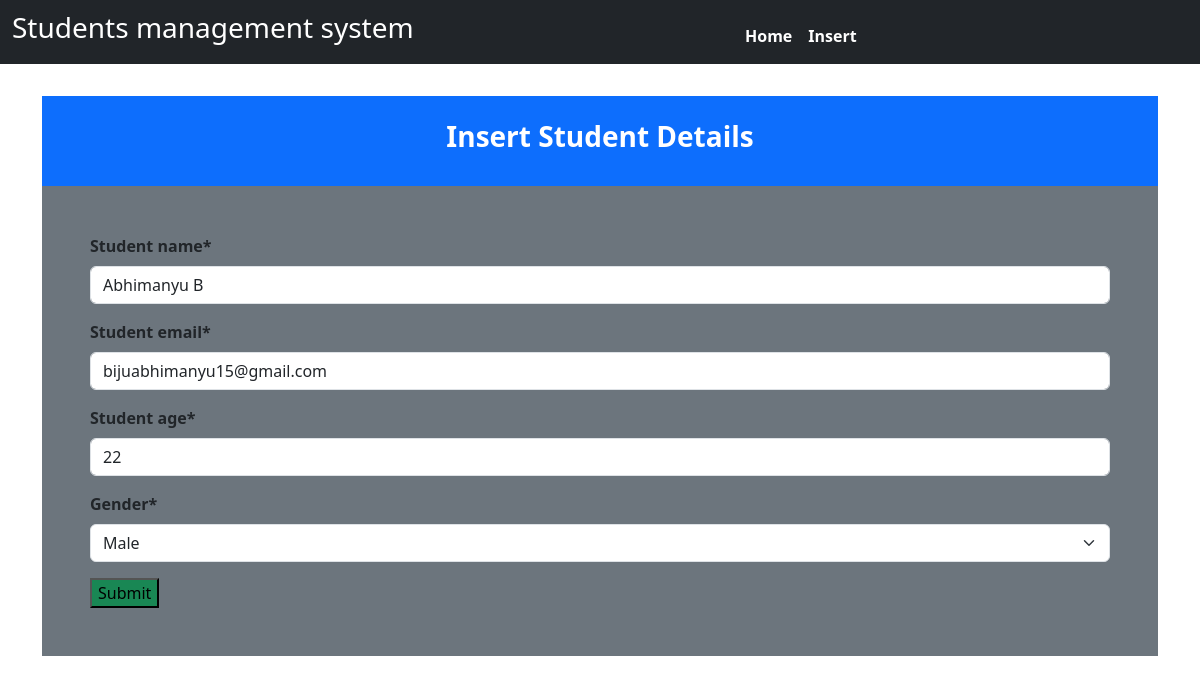
Screenshot of /edit/22 with the database file from the repository.
### student/models.py (models this page shows, shortened)
class insert_details(models.Model):
    student_name = models.CharField(max_length=250)
    student_email = models.EmailField()
    student_age = models.PositiveIntegerField(max_length=10)
    GENDER_MALE = 0
    GENDER_FEMALE = 1
    GENDER_CHOICES = [(GENDER_MALE, 'Male'), (GENDER_FEMALE, 'Female')]
    gender = models.IntegerField(choices=GENDER_CHOICES)

### student/views.py (the view)
# urls.py: path('edit/<int:id>',views.edit,name='edit'),
def edit(request,id):
    instance_to_edit=insert_details.objects.get(pk=id)
    if request.POST:
        form=insert_form(request.POST,instance=instance_to_edit)
        if form.is_valid():
            instance_to_edit.save()
            dict_insert = {
        'insert' : insert_details.objects.all()
    }
            return render(request,'home.html',dict_insert)
    else:
        form=insert_form(instance=instance_to_edit)
    return render(request,'edit.html',{'form':form})

### student/form.py
class insert_form(forms.ModelForm):
    class Meta:
        model = insert_details
        fields = '__all__'

### Templates/edit.html (shortened to what this page needs)
{% extends "base.html" %}
{% load crispy_forms_tags %}
{% block body %}
<div class="container items-align-center">
    <div class="container bg-primary mt-5">
    <h3 class=" fw-bold pt-4 text-center text-white">Insert Student Details</h3><br>
</div>
    <div class="container bg-secondary p-5">
    <form class="fw-bold" action="" method="POST">
        {{form|crispy}}
        <button class="bg-success" type="submit">Submit</button>
    </form>
</div>
{% endblock %}

### rows the page displays
insert_details: student_name "Abhimanyu B", student_email "bijuabhimanyu15@gmail.com", student_age "22", gender "Male"
